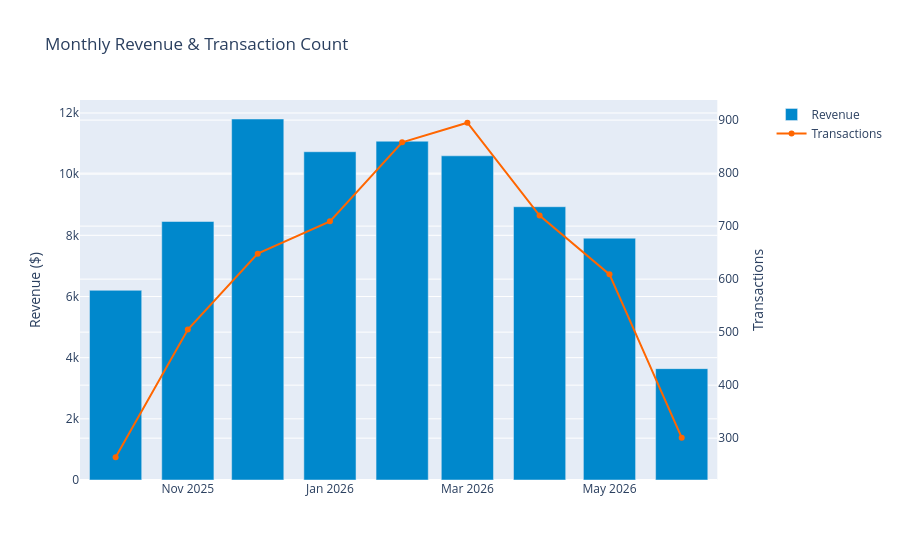

Source (notebook cell):
### Markdown cell above
# ========== MONTHLY REVENUE TREND ==========

### Code cell
monthly = df.groupby('Month').agg(
    Revenue=('Amount','sum'),
    Transactions=('Amount','count')).reset_index()

fig = make_subplots(specs=[[{"secondary_y": True}]])
fig.add_trace(go.Bar(x=monthly['Month'], y=monthly['Revenue'],
              name='Revenue', marker_color='#0088cc'), secondary_y=False)
fig.add_trace(go.Scatter(x=monthly['Month'], y=monthly['Transactions'],
              name='Transactions', marker_color='#ff6600', mode='lines+markers'), secondary_y=True)
fig.update_layout(title='Monthly Revenue & Transaction Count')
fig.update_yaxes(title_text='Revenue ($)', secondary_y=False)
fig.update_yaxes(title_text='Transactions', secondary_y=True)
fig.show()

### Figure 1 — Plotly figure (JSON) as saved in the notebook; plotly's stock layout.template omitted (floating-point values rounded to 4 significant figures)
{"data": [{"marker": {"color": "#0088cc"}, "name": "Revenue", "type": "bar", "x": ["2025-10", "2025-11", "2025-12", "2026-01", "2026-02", "2026-03", "2026-04", "2026-05", "2026-06"], "xaxis": "x", "y": [6202.0, 8452.0, 11800.0, 10730.0, 11080.0, 10600.0, 8935.0, 7906.0, 3641.0], "yaxis": "y"}, {"marker": {"color": "#ff6600"}, "mode": "lines+markers", "name": "Transactions", "type": "scatter", "x": ["2025-10", "2025-11", "2025-12", "2026-01", "2026-02", "2026-03", "2026-04", "2026-05", "2026-06"], "xaxis": "x", "y": [264, 505, 648, 709, 858, 895, 720, 609, 301], "yaxis": "y2"}], "layout": {"title": {"text": "Monthly Revenue & Transaction Count"}, "xaxis": {"anchor": "y", "domain": [0, 0.94]}, "yaxis": {"anchor": "x", "domain": [0, 1], "title": {"text": "Revenue ($)"}}, "yaxis2": {"anchor": "x", "overlaying": "y", "side": "right", "title": {"text": "Transactions"}}}}
